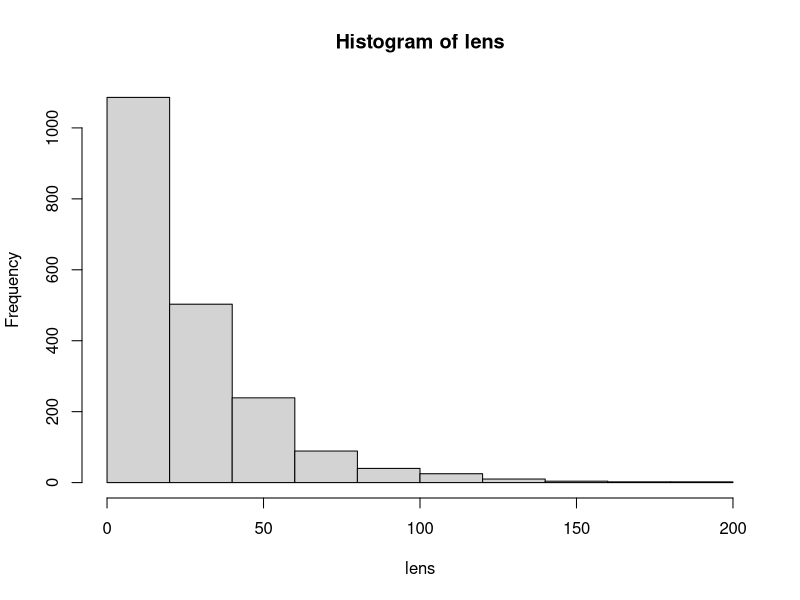
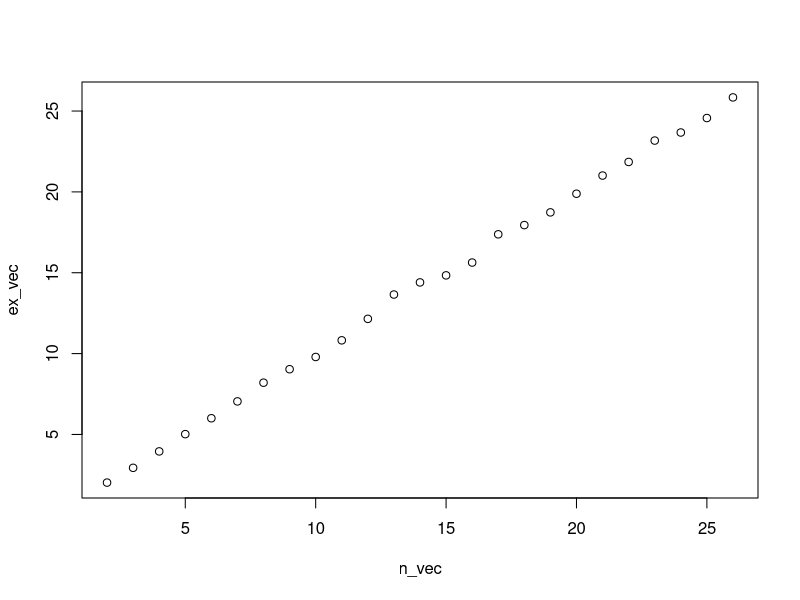

Write R code to recreate these figures, in order.
sample_len <- function(v=26){
  data=1:v
  tmp_sample=0
  sample_cnt = 0
  while (tmp_sample!=1){
    tmp_sample=sample(x=data,size=1)
    sample_cnt=1+sample_cnt
  }
  sample_cnt
}

sample_lens <- function(n, v=26){
  result=c()
  for (k in 1:n){
    result = c(result, sample_len(v))
  }
  result
}

T=2000  # simulation numbers
lens=sample_lens(T)
print(mean(lens))  # E[X] is 26.
hist(lens)

n_vec=c()
ex_vec=c()
for (N in 2:26){
  lens=sample_lens(T, N)
  n_vec=c(n_vec, N)
  ex_vec=c(ex_vec, mean(lens))  # E[X] is N.
}
plot(n_vec, ex_vec)
